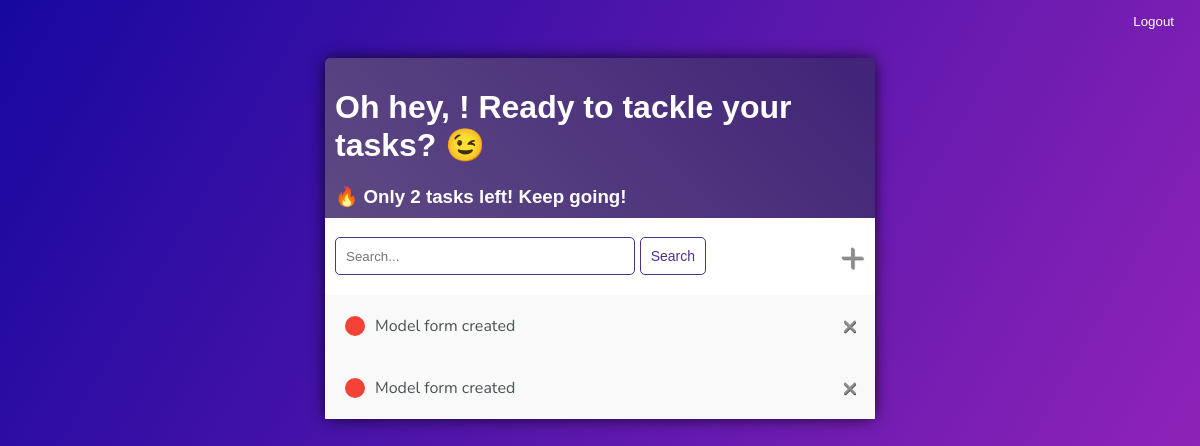
Before: /todos/ (signed in) with the older database file.
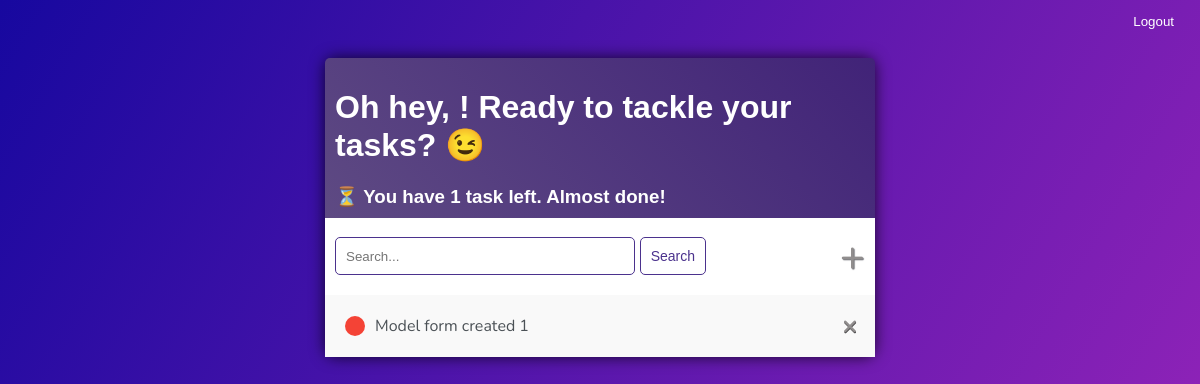
After: the same page with the newer database file.
### todos/models.py (models this page shows)
class Todo(models.Model):
    user = models.ForeignKey(User, on_delete=models.CASCADE, null=True, blank=True) # Người dùng tạo công việc
    title = models.CharField(max_length=255) # Tên công việc
    description = models.TextField(blank=True, null=True) # Mô tả
    completed = models.BooleanField(default=False) # Trạng thái công việc
    description = models.TextField(blank=True, null=True)  # Mô tả
    created_at = models.DateTimeField(auto_now_add=True) # Ngày tạo công việc
    def __str__(self):
        return self.title
    class Meta:
        ordering = ['completed'] # Sắp xếp công việc theo trạng thái hoàn thành

### todos/views.py (the view)
# urls.py: path("", TodoListView.as_view(), name="todo_list"), # Đường dẫn đến trang danh sách công việc
class TodoListView(LoginRequiredMixin, ListView): # LoginRquiredMixin để kiểm tra người dùng đã đăng nhập hay chưa
    model = Todo
    template_name = 'todos/todo_list.html'
    context_object_name = 'todos' # Tên biến sẽ được truyền vào template
    def get_context_data(self, **kwargs): # **kwargs: nhận các tham số truyền vào dưới dạng từ điển
        context = super().get_context_data(**kwargs) # Lấy context mặc định
        context['todos'] = context['todos'].filter(user=self.request.user) # Lọc công việc theo người dùng
        context['count'] = context['todos'].filter(completed=False).count() # Đếm số công việc chưa hoàn thành
        search_input = self.request.GET.get('search-area') or ''
        if search_input:
            context['todos'] = context['todos'].filter(title__startswith=search_input) # Lọc công việc theo tiêu đề
        context['search_input'] = search_input
        return context

### todos/templates/todos/todo_list.html (shortened to what this page needs)
{% extends 'todos/main.html' %}
{% block content %}
<div class="header-bar">
    <div>
        <h1> Oh hey, ! Ready to tackle your tasks? 😉</h1>
        <h3 style="margin: 0;">
            {% if count == 0 %}
                🎉 You have no pending tasks! Enjoy your free time! 🎉
            {% elif count == 1 %}
                ⏳ You have 1 task left. Almost done!
            {% elif count <= 5 %}
                🔥 Only {{ count }} tasks left! Keep going!
            {% else %}
                🚀 You have {{ count }} tasks remaining. Stay focused!
            {% endif %}
        </h3>
        {% if request.user.is_authenticated %}
        <form class="logout" id="logout-form" method="POST" action="{% url 'logout' %}">
            <button type="link" style="background: none; border: none; color: #fff; cursor: pointer;">
                Logout
            </button>
        </form>
        {% else %}
        <a href="{% url 'login' %}">Login</a>
        {% endif %}
    </div>
</div>
<div id="search-add-wrapper">
    <form class="search-area" method="GET" >
        <input type="text" name="search-area" placeholder="Search..." value="{{search_input}}">
        <input class="button" type="submit" value="Search">
    </form>
    <a id="add-link" href="{% url 'task-create' %}">&#x2b;</a>
</div>
<div class="task-item-wrapper">
    {% for todo in todos %}
    <div class="task-wrapper">
        {% if todo.completed %}
        {% comment %} <input type="checkbox" id="task-{{todo.id}}" checked> {% endcomment %}
        <div class="task-title">
            <div class="task-complete-icon"></div>
            <i><s><a href="{% url 'task-update' todo.id %}">{{todo}}</a></s></i>
        </div>
        <a class="delete-link" href="{% url 'task-delete' todo.id %}">&times;</a> {% comment %} This is the 'x' symbol for deleting a task {% endcomment %}
        {% else %}
        <div class="task-title">
            <div class="task-incomplete-icon"></div>
            <a href="{% url 'task-update' todo.id %}">{{todo}}</a>
        </div>
        <a class="delete-link" href="{% url 'task-delete' todo.id %}">&times;</a>
        {% endif %}
    </div>
    {% empty %}
    <h3 style="margin: 10px; padding-bottom: 10px;">Your list is empty! Let's add a task 📋</h3>
    {% endfor %}
</div>
{% endblock content %}

Changed rows visible on the page:
removed Todo: title "Model form created"
changed Todo: title "Model form created" → "Model form created 1"
Other visible differences:
{{ count }}: "2" → (not shown)
text no longer shown: "🔥 Only tasks left! Keep going!"
text now shown: "⏳ You have 1 task left. Almost done!"
